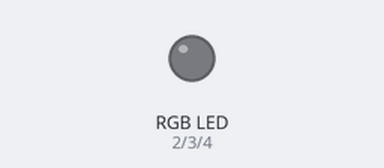
A sketch run on a simulated Arduino Uno, built with avr-gcc and run on an emulated ATmega328P. Parts: an RGB LED mixed from three pins (HIGH = lit). Dim RGB values are drawn brighter than linear.

Above: at 0.1 s.
At 5.1 s:
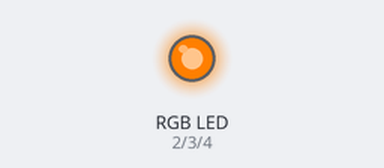
At 8.1 s:
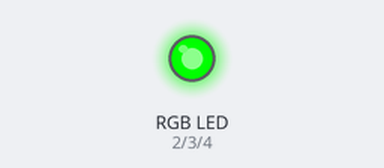
At 17.1 s:
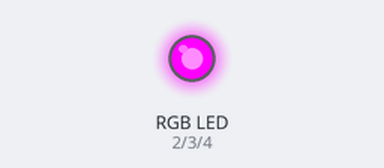
At 28.1 s:
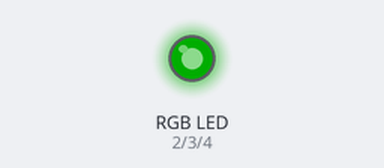
At 37.1 s:
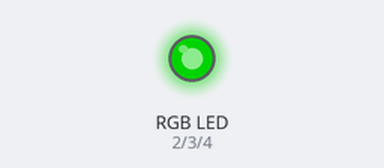
Timing chart, 0 to 39.5 s (numbered marks = the images above):
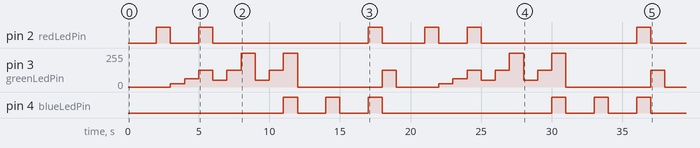

Measured:
- by itself, pin 2 (redLedPin): LOW → HIGH at 2.0 s, → LOW 1.0 s later, → HIGH 2.0 s later, → LOW 1.0 s later, … (12 changes in this stretch)
- by itself, pin 4 (blueLedPin): LOW → HIGH at 11.0 s, → LOW 1.0 s later, → HIGH 2.0 s later, → LOW 1.0 s later, … (12 changes in this stretch)
- by itself, pin 3 (greenLedPin): 0/255 → 25/255 at 3.0 s, → 62/255 1.0 s later, → 127/255 1.0 s later, → 50/255 1.0 s later, … (24 changes in this stretch)

The sketch:

test_led_tri.ino
```cpp
  #include "LedTri.h"


LedTri* maLed = new LedTri(redLedPin, greenLedPin, blueLedPin); // définit la pin pour chaque couleur


void setup() {
  // put your setup code here, to run once:


}

void loop() {
  // put your main code here, to run repeatedly:
  maLed->setCouleur(rouge, 50);
  delay(1000);
  maLed->setCouleur(rouge, 125);
  delay(1000);
  maLed->setCouleur(rouge, 255);
  delay(1000);
  maLed->setCouleur(jaune, 50);
  delay(1000);
  maLed->setCouleur(jaune, 125);
  delay(1000);
  maLed->setCouleur(jaune, 255);
  delay(1000);
  maLed->setCouleur(vert, 50);
  delay(1000);
  maLed->setCouleur(vert, 125);
  delay(1000);
  maLed->setCouleur(vert, 255);
  delay(1000);
  maLed->setCouleur(cyan, 50);
  delay(1000);
  maLed->setCouleur(cyan, 125);
  delay(1000);
  maLed->setCouleur(cyan, 255);
  delay(1000);
  maLed->setCouleur(bleu, 50);
  delay(1000);
  maLed->setCouleur(bleu, 125);
  delay(1000);
  maLed->setCouleur(bleu, 255);
  delay(1000);
  maLed->setCouleur(magenta, 50);
  delay(1000);
  maLed->setCouleur(magenta, 125);
  delay(1000);
  maLed->setCouleur(magenta, 255);
  delay(1000);
  maLed->setCouleur(125, 125, 125);
  delay(1000);
}
```

LedTri.cpp
```cpp
#include "LedTri.h"
using namespace std;


LedTri::LedTri(int pLedRougePin, int pLedVertPin, int pLedBleuPin ) {
    ledRougePin = pLedRougePin;
    ledVertPin = pLedVertPin;
    ledBleuPin = pLedBleuPin;

}


/* la fonction permet d'afficher la couleur Rouge sur la led rgb */
void LedTri::setRouge(int lumi){
  // Valeurs à modifier entre 1 et 255 pour varier l'intensité de la LED de couleur.
  analogWrite(ledRougePin, lumi);
  analogWrite(ledVertPin, 0);
  analogWrite(ledBleuPin, 0);
}


/* la fonction permet d'afficher la couleur Jaune sur la led rgb */
void LedTri::setJaune(int lumi){
  // Valeurs à modifier entre 1 et 255 pour varier l'intensité de la LED de couleur.
  analogWrite(ledRougePin, lumi);
  analogWrite(ledVertPin, lumi/2);
  analogWrite(ledBleuPin, 0);
}


/* la fonction permet d'afficher la couleur vert sur la led rgb */
void LedTri::setVert(int lumi){
  // Valeurs à modifier entre 1 et 255 pour varier l'intensité de la LED de couleur.
  analogWrite(ledRougePin, 0);
  analogWrite(ledVertPin, lumi);
  analogWrite(ledBleuPin, 0);
}


/* la fonction permet d'afficher la couleur cyan sur la led rgb */
void LedTri::setCyan(int lumi){
  // Valeurs à modifier entre 1 et 255 pour varier l'intensité de la LED de couleur.
  analogWrite(ledRougePin, 0);
  analogWrite(ledVertPin, lumi);
  analogWrite(ledBleuPin, lumi);
}


/* la fonction permet d'afficher la couleur bleu sur la led rgb */
void LedTri::setBleu(int lumi){
  // Valeurs à modifier entre 1 et 255 pour varier l'intensité de la LED de couleur.
  analogWrite(ledRougePin, 0);
  analogWrite(ledVertPin, 0);
  analogWrite(ledBleuPin, lumi);
}


/* la fonction permet d'afficher la couleur magenta sur la led rgb */
void LedTri::setMagenta(int lumi){
  // Valeurs à modifier entre 1 et 255 pour varier l'intensité de la LED de couleur.
  analogWrite(ledRougePin, lumi);
  analogWrite(ledVertPin, 0);
  analogWrite(ledBleuPin, lumi);
}


void LedTri::setCouleur(int rouge, int vert, int bleu){
  // introduit les valeurs des variables précédentes
  analogWrite(ledRougePin, rouge);
  analogWrite(ledVertPin, vert);
  analogWrite(ledBleuPin, bleu);
}

void LedTri::eteindre(){
  // éteind la led
  analogWrite(ledRougePin, 0);
  analogWrite(ledVertPin, 0);
  analogWrite(ledBleuPin, 0);
}


void LedTri::setCouleur(COLOR c, int lumi) {
    switch (c) {
    case 1:
      setRouge(lumi);
      break;
    case 2:
      setJaune(lumi);
      break;
    case 3:
      setVert(lumi);
      break;
    case 4:
      setCyan(lumi);
      break;
    case 5:
      setBleu(lumi);
      break;
    case 6:
      setMagenta(lumi);
      break;
    default:
      break;
    }

}
```

LedTri.h
```cpp
#ifndef LedTri_H
#define LedTri_H
#define redLedPin 2
#define greenLedPin 3
#define blueLedPin 4
#include <Arduino.h>

enum COLOR {rouge = 1, jaune, vert, cyan, bleu, magenta}; /*fonction sur laquelle s'appuie le switchcase pour
                                                          changer de couleur a chaque fois */
class LedTri{

  public:
    LedTri();
    ~LedTri();

    LedTri( int pLedRougePin, int pLedVertPin, int pLedBleuPin );

    void setCouleur(COLOR couleur, int lumi);

    void setCouleur(int rouge, int vert, int bleu);

  private:
    COLOR couleur;                             //attributs
    int ledRougePin;
    int ledVertPin;
    int ledBleuPin;                            //attributs
    void setRouge(int lumi);                   //méthodes
    void setJaune(int lumi);
    void setVert(int lumi);
    void setCyan(int lumi);
    void setBleu(int lumi);
    void setMagenta(int lumi);
    void eteindre();                           //méthodes
};

#endif /* LedTri */
```
